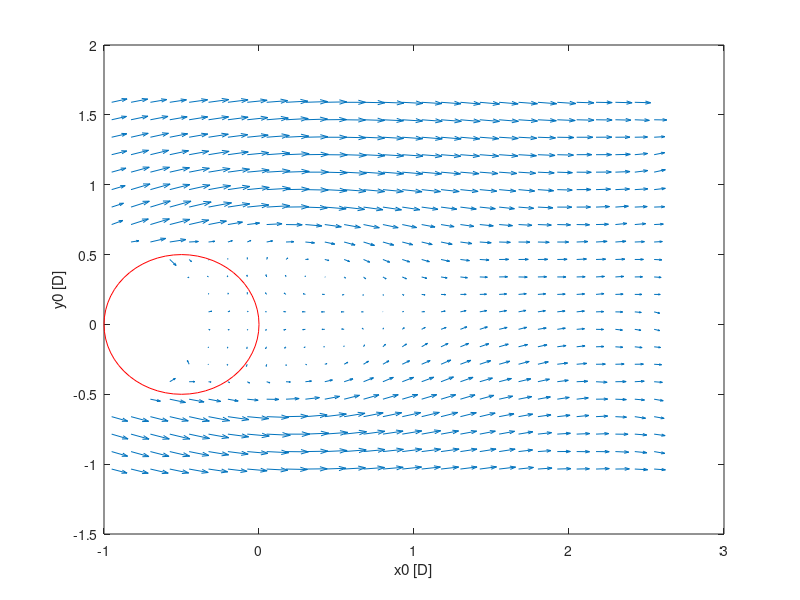

Recreate this plot in MATLAB. (Note: this script raises an error after producing the figure.)
%% Clear environment

clearvars;
close all;
clc;

%% Channel Bulk Velocity + Reynolds

% Q -> 35 L/s
Q = 35E-3;
B = 0.5;
h = 0.42;
Ub = Q / (B*h);

% Reynolds Number
D = 0.06;
U_inf = Ub;
mu = 1e-3;
rho = 9.98E2;
nu = mu / rho;
Re = D * U_inf / nu;

%% Data acquisition + Domain transformation

load("PSVdata.mat");
res = 3040;

x0_px = 465;
y0_px = 290;

x0_m = x0_px / res;
y0_m = y0_px / res;

Grid_x0m = (x0_px - Grid_Xpx) / res;
Grid_y0m = (y0_px - Grid_Ypx) / res;

D = 0.06;
Grid_x0_D = Grid_x0m / D;
Grid_y0_D = Grid_y0m / D;

%% Pixel displacement -> Physical Velocity

Sx0m = - SXpx / res;
Sy0m = - SYpx / res;

fs = 50;
u0 = Sx0m * fs;
v0 = Sy0m * fs;

u0_Ub = u0 / Ub;
v0_Ub = v0 / Ub;

%% Reynolds Average

U0_Ub = mean(u0_Ub, 3, "omitnan");
V0_Ub = mean(v0_Ub, 3, "omitnan");

%% Visualization

figure(1);
quiver(Grid_x0_D, Grid_y0_D, U0_Ub, V0_Ub);
xlabel("x0 [D]");
ylabel("y0 [D]");
hold on;
rectangle('Position', [-1 -0.5 1 1], 'Curvature',[1 1], 'EdgeColor', 'r');
hold off;

figure(2);
streamslice(Grid_x0_D, Grid_y0_D, U0_Ub, V0_Ub);
xlabel("x0 [D]");
ylabel("y0 [D]");
hold on;
rectangle('Position', [-1 -0.5 1 1], 'Curvature',[1 1], 'EdgeColor', 'r');
hold off;

x_custom = linspace(0, 2.5, 1000);
y_custom = linspace(-1, 1, 1000);
U0_c = interp2(Grid_x0_D, Grid_y0_D, U0_Ub, x_custom, 0);
U0_y1 = interp2(Grid_x0_D, Grid_y0_D, U0_Ub, 0.5, y_custom);
U0_y2 = interp2(Grid_x0_D, Grid_y0_D, U0_Ub, 1.5, y_custom);

figure(3);
plot(x_custom, U0_c);
xlabel("x0 [D]");
ylabel("u0(y=0D) [normalized]");

figure(4);
plot(y_custom, U0_y1);
xlabel("y0 [D]");
ylabel("u0 [normalized]");
hold on;
plot(y_custom, U0_y2);
legend(["x = 0.5D"; "x = 1.5D"]);
hold off;

%% Time/Frequency analysis

figure(5);
r_i = [find(Grid_y0_D(:,1) >= 0, 1, "last");
        find(Grid_x0_D(1,:) >= 0, 1, "last")];
t = 0:1/fs:(length(v0)-1)/fs;
v0_Ub_centerline = reshape(v0_Ub(r_i(1), r_i(2), :), size(t));
plot(t, v0_Ub_centerline);
xlabel("t [s]");
ylabel("v0 [normalized]");

figure(6);
[freq, v0_Ub_fft] = fft_of_v0_Ub_velocity(v0_Ub_centerline, fs);
plot(freq, v0_Ub_fft);
f = freq(v0_Ub_fft == max(v0_Ub_fft));
xlabel("f [Hz]");
ylabel("Frequency Spectrum of v0(0,0)");

Sr = f * D / Ub;

%% Spectrum Overlap

figure(7);
for i=3:size(Grid_y0_D,1)-2
    for j=3:r_i(2)
        v0_Ub_single = reshape(v0(i, j, :), size(t)) / Ub;
        [freq, v0_Ub_fft] = fft_of_v0_Ub_velocity(v0_Ub_single, fs);
        plot(freq, v0_Ub_fft);
        hold on;
    end
end
xlabel("f [Hz]");
ylabel("Frequency Spectrum of v0");

%% Animation

window = 0.25/f;
k = round(window * fs);
N = length(t);

u0_Ub_f = movmean(u0 / Ub, k, 3, "omitnan");
v0_Ub_f = movmean(v0 / Ub, k, 3, "omitnan");

figure(8);
quiver(Grid_x0_D, Grid_y0_D, u0_Ub_f(:,:,1), v0_Ub_f(:,:,1));
xlabel("x0 [D]");
ylabel("y0 [D]");
xlim([0 2.5]);
ylim([-1 1]);
hold on;
streamslice(Grid_x0_D, Grid_y0_D, u0_Ub_f(:,:,1), v0_Ub_f(:,:,1));
legend(["Velocity Field";"Streamslices"]);
hold off;

figure(9)
[curlz, ~] = curl(Grid_x0_D, Grid_y0_D,...
                    u0_Ub_f(:,:,1), v0_Ub_f(:,:,1));
surf(Grid_x0_D, Grid_y0_D, curlz);
view(0,90);
xlabel("x0 [D]");
ylabel("y0 [D]");
zlabel("Curl");
xlim([0 2.5]);
ylim([-1 1]);

pause(1/fs);

for n=2:N
    figure(8);
    quiver(Grid_x0_D, Grid_y0_D, u0_Ub_f(:,:,n), v0_Ub_f(:,:,n));
    xlim([0 2.5]);
    ylim([-1 1]);
    hold on;
    streamslice(Grid_x0_D, Grid_y0_D, u0_Ub_f(:,:,n), v0_Ub_f(:,:,n));
    legend(["Velocity Field";"Streamslices"]);
    hold off;
    
    figure(9)
    [curlz, ~] = curl(Grid_x0_D, Grid_y0_D,...
                        u0_Ub_f(:,:,n), v0_Ub_f(:,:,n));
    surf(Grid_x0_D, Grid_y0_D, curlz);
    view(0,90)
    xlabel("x0 [D]");
    ylabel("y0 [D]");
    zlabel("Curl");
    xlim([0 2.5]);
    ylim([-1 1]);
    zlim([-5 5]);
    
    pause(1/fs);
end